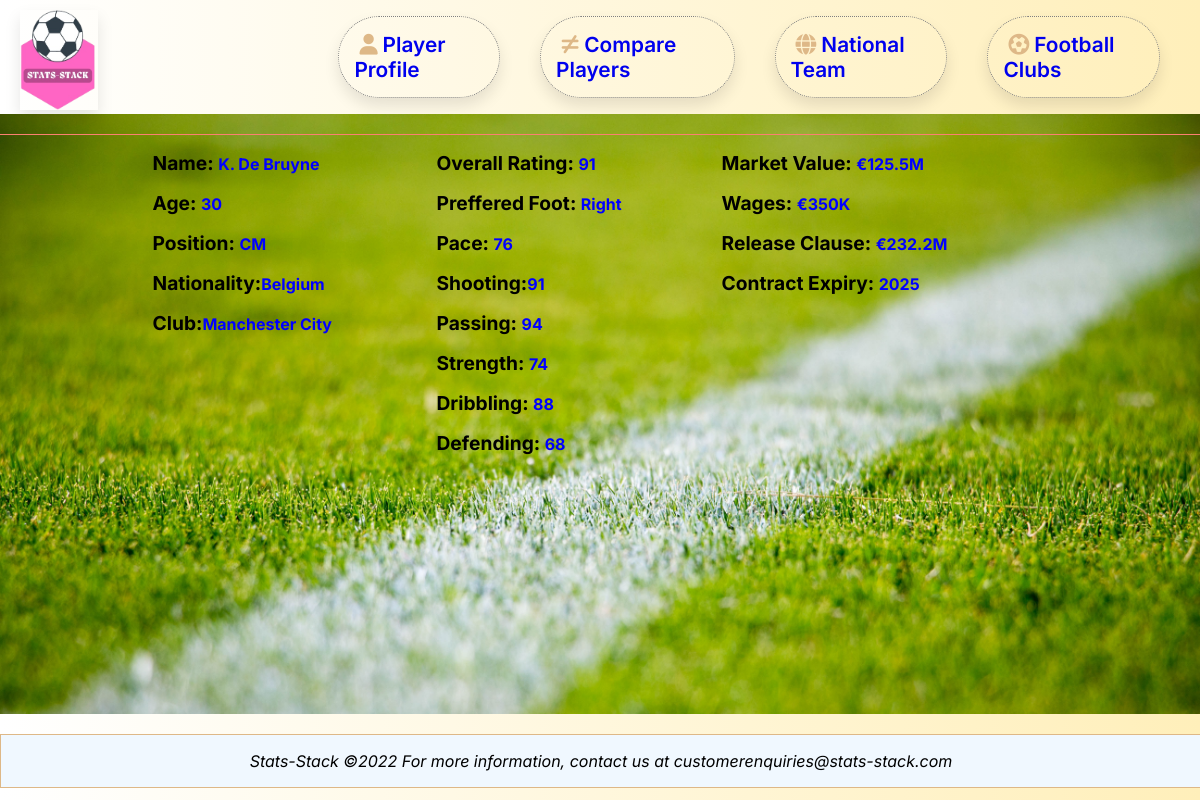
The app's page /profile/5102/ with its own data.
### statlist/models.py (models this page shows, shortened)
class Player(models.Model):
    class Meta:
        ordering = ('-skills__rating',)
    playerID = models.AutoField(primary_key=True)
    playerName = models.CharField(max_length=200)
    playerAge = models.IntegerField(default=0)
    playerPhoto = models.URLField(max_length=1000)
    playerPosition = models.CharField(max_length=3)
    playerCountry = models.ForeignKey(
        Country, on_delete=models.SET_NULL, null=True)
    playerClub = models.ForeignKey(Club, on_delete=models.SET_NULL, null=True)
    skills = models.OneToOneField(
        Skills, on_delete=models.SET_NULL, null=True)
    playerValue = models.OneToOneField(
        TransferMarket, on_delete=models.SET_NULL, null=True)

class Country(models.Model):
    countryID = models.AutoField(primary_key=True)
    countryName = models.CharField(max_length=200)
    countryFlag = models.URLField(max_length=1000)
    def __str__(self):
        return f"{self.countryName}"
    class Meta:
        ordering = ('countryName',)

class Club(models.Model):
    clubID = models.AutoField(primary_key=True)
    clubName = models.CharField(max_length=200)
    clubLogo = models.URLField(max_length=1000)
    def __str__(self):
        return f"{self.clubName}"

class Skills(models.Model):
    skillsID = models.AutoField(primary_key=True)
    prefferedFoot = models.CharField(max_length=10)
    pace = models.IntegerField(default=0)
    shooting = models.IntegerField(default=0)
    passing = models.IntegerField(default=0)
    strength = models.IntegerField(default=0)
    dribbling = models.IntegerField(default=0)
    defending = models.IntegerField(default=0)
    rating = models.IntegerField(default=0)

class TransferMarket(models.Model):
    transferID = models.AutoField(primary_key=True)
    value = models.CharField(max_length=10, null=True)
    contractExpiry = models.IntegerField()
    wages = models.CharField(max_length=10)
    releaseClause = models.CharField(max_length=10)

### statlist/views.py (the view)
# urls.py: path('profile/<int:id>/', views.details, name="details"),
def details(request, id):
    try:
        playerobj = Player.objects.all().filter(
            playerID=id).order_by("-skills__rating").first()
    except ObjectDoesNotExist:
        print("the Player object does not exist or could not be fetched from the database")
    except MultipleObjectsReturned:
        print("The query returned more than one object, possible duplication of countryname or wrong queryset")
    return render(request, 'statlist/playerdetail.html', {'player': playerobj})

### statlist/templates/statlist/playerdetail.html
{% extends 'statlist/base.html' %}
{% load static %}
{% block content %}
{% if player %}
    <div class="details">
        <div class="profile-img"><img src="{{player.playerPhoto}}" alt=""></div>
        <div class="details-card">
                <div>
                    <p><span class="field-name">Name:</span> <span class="field-value">{{player.playerName}}</span></p>
                    <p><span class="field-name">Age:</span> <span class="field-value">{{player.playerAge}}</span></p>
                    <p><span class="field-name">Position:</span> <span class="field-value">{{player.playerPosition}}</span></p>
                    <p><span class="field-name">Nationality:</span><span class="field-value">{{player.playerCountry}} </span><img src="{{player.playerCountry.countryFlag}}" alt=""></p>
                    <p><span class="field-name">Club:</span><span class="field-value">{{player.playerClub}}</span> <img src="{{player.playerClub.clubLogo}}" alt=""></p>
                </div>
                <div>
                    <p><span class="field-name">Overall Rating:</span> <span class="field-value">{{player.skills.rating}}</span></p>
                    <p><span class="field-name">Preffered Foot:</span> <span class="field-value">{{player.skills.prefferedFoot}}</span></p>
                    <p><span class="field-name">Pace:</span> <span class="field-value">{{player.skills.pace}}</span></p>
                    <p><span class="field-name">Shooting:</span><span class="field-value">{{player.skills.shooting}}</span></p>
                    <p><span class="field-name">Passing:</span> <span class="field-value">{{player.skills.passing}}</span></p>
                    <p><span class="field-name">Strength:</span> <span class="field-value">{{player.skills.strength}}</span></p>
                    <p><span class="field-name">Dribbling:</span> <span class="field-value">{{player.skills.dribbling}}</span></p>
                    <p><span class="field-name">Defending:</span> <span class="field-value">{{player.skills.defending}}</span></p>
                </div>
                <div>
                    <p><span class="field-name">Market Value:</span> <span class="field-value">{{player.playerValue.value}}</span></p>
                    <p><span class="field-name">Wages:</span> <span class="field-value">{{player.playerValue.wages}}</span></p>
                    <p><span class="field-name">Release Clause:</span> <span class="field-value">{{player.playerValue.releaseClause}}</span></p>
                    <p><span class="field-name">Contract Expiry:</span> <span class="field-value">{{player.playerValue.contractExpiry}}</span></p>
                </div>
        </div>
    </div>
{% endif %}
{% endblock %}

### statlist/static/statlist/style.css (style rules this page uses)
body { background: #ffefba; background: -webkit-linear-gradient( to right, #ffffff, #ffefba ); background: linear-gradient( to right, #ffffff, #ffefba ); font-family: inter, sans-serif; margin: 0; }
.details { display: flex; flex-direction: column; align-items: center; background-image: url("../images/bg.jpeg"); background-size: cover; height: 600px; background-repeat: no-repeat; }
.details-card { display: flex; flex-direction: row; justify-content: center; }
.profile-img { border-bottom: 1px solid salmon; width: 100%; }
.details-card div { margin-right: 100px; }
.field-name { font-size: larger; font-family: inter, sans-serif; font-weight: 700; color: black; }
.field-value { color: blue; font-weight: 700; }

### records on screen
Player: playerName "K. De Bruyne", playerAge "30", playerPosition "CM", playerCountry "Belgium", playerClub "Manchester City", skills.rating "91", skills.prefferedFoot "Right", skills.pace "76", skills.shooting "91", skills.passing "94", skills.strength "74", skills.dribbling "88", skills.defending "68", playerValue.value "€125.5M", playerValue.wages "€350K", playerValue.releaseClause "€232.2M", playerValue.contractExpiry "2025"
